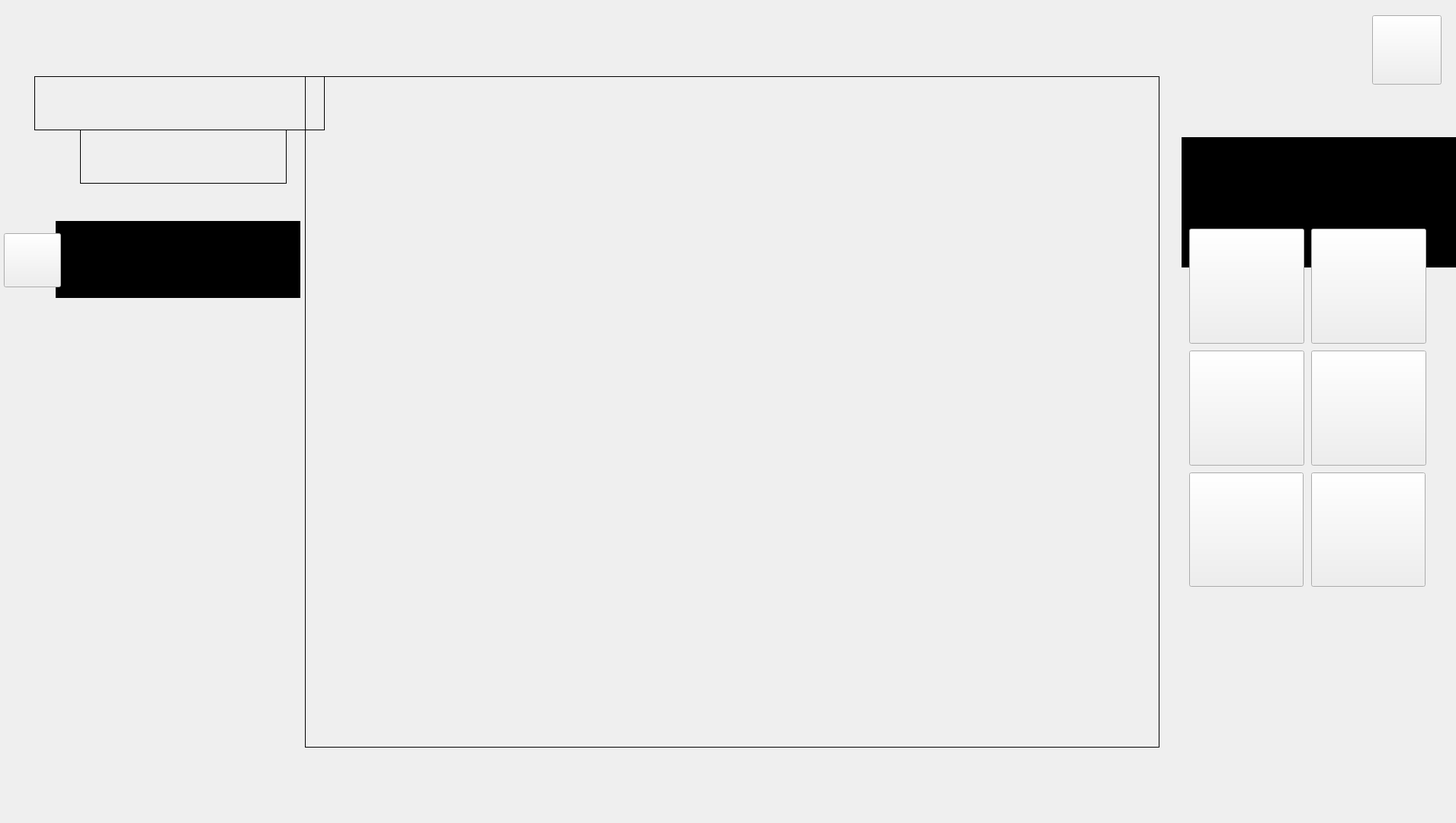
<?xml version="1.0" encoding="UTF-8"?>
<ui version="4.0">
 <class>Form</class>
 <widget class="QWidget" name="Form">
  <property name="geometry">
   <rect>
    <x>0</x>
    <y>0</y>
    <width>1910</width>
    <height>1080</height>
   </rect>
  </property>
  <property name="windowTitle">
   <string>Form</string>
  </property>
  <widget class="QPushButton" name="LipsButton">
   <property name="enabled">
    <bool>true</bool>
   </property>
   <property name="geometry">
    <rect>
     <x>1560</x>
     <y>300</y>
     <width>151</width>
     <height>151</height>
    </rect>
   </property>
   <property name="styleSheet">
    <string notr="true">background-image: url(:/newPrefix/lips.png);
border-color: rgb(255, 255, 255);</string>
   </property>
   <property name="text">
    <string/>
   </property>
  </widget>
  <widget class="QPushButton" name="EyesButton">
   <property name="geometry">
    <rect>
     <x>1560</x>
     <y>460</y>
     <width>151</width>
     <height>151</height>
    </rect>
   </property>
   <property name="styleSheet">
    <string notr="true">background-image: url(:/newPrefix/eye.png);
border-color: rgb(255, 255, 255);</string>
   </property>
   <property name="text">
    <string/>
   </property>
  </widget>
  <widget class="QPushButton" name="BlingButton">
   <property name="geometry">
    <rect>
     <x>1720</x>
     <y>300</y>
     <width>151</width>
     <height>151</height>
    </rect>
   </property>
   <property name="styleSheet">
    <string notr="true">background-image: url(:/newPrefix/bling.png);</string>
   </property>
   <property name="text">
    <string/>
   </property>
  </widget>
  <widget class="QPushButton" name="BlushButton">
   <property name="geometry">
    <rect>
     <x>1720</x>
     <y>460</y>
     <width>151</width>
     <height>151</height>
    </rect>
   </property>
   <property name="styleSheet">
    <string notr="true">border-color: rgb(255, 255, 255);</string>
   </property>
   <property name="text">
    <string/>
   </property>
   <property name="iconSize">
    <size>
     <width>150</width>
     <height>150</height>
    </size>
   </property>
  </widget>
  <widget class="QPushButton" name="mirrorButton">
   <property name="geometry">
    <rect>
     <x>1560</x>
     <y>620</y>
     <width>150</width>
     <height>150</height>
    </rect>
   </property>
   <property name="text">
    <string/>
   </property>
  </widget>
  <widget class="QPushButton" name="closeButton">
   <property name="geometry">
    <rect>
     <x>1800</x>
     <y>20</y>
     <width>91</width>
     <height>91</height>
    </rect>
   </property>
   <property name="text">
    <string/>
   </property>
  </widget>
  <widget class="QLabel" name="imgLabel">
   <property name="geometry">
    <rect>
     <x>400</x>
     <y>100</y>
     <width>1121</width>
     <height>881</height>
    </rect>
   </property>
   <property name="frameShape">
    <enum>QFrame::Box</enum>
   </property>
   <property name="text">
    <string/>
   </property>
  </widget>
  <widget class="QLabel" name="timeLabel">
   <property name="geometry">
    <rect>
     <x>45</x>
     <y>100</y>
     <width>381</width>
     <height>71</height>
    </rect>
   </property>
   <property name="font">
    <font>
     <weight>75</weight>
     <bold>true</bold>
    </font>
   </property>
   <property name="styleSheet">
    <string notr="true">border: 1px solid black;</string>
   </property>
   <property name="text">
    <string/>
   </property>
  </widget>
  <widget class="QTextEdit" name="Mirrorex">
   <property name="geometry">
    <rect>
     <x>1550</x>
     <y>180</y>
     <width>391</width>
     <height>171</height>
    </rect>
   </property>
   <property name="font">
    <font>
     <family>Nyala</family>
     <pointsize>18</pointsize>
    </font>
   </property>
   <property name="styleSheet">
    <string notr="true">background-color: black;
color: white;
border: 1px solid black;</string>
   </property>
   <property name="frameShadow">
    <enum>QFrame::Raised</enum>
   </property>
   <property name="lineWidth">
    <number>1</number>
   </property>
   <property name="readOnly">
    <bool>true</bool>
   </property>
   <property name="html">
    <string>&lt;!DOCTYPE HTML PUBLIC &quot;-//W3C//DTD HTML 4.0//EN&quot; &quot;http://www.w3.org/TR/REC-html40/strict.dtd&quot;&gt;
&lt;html&gt;&lt;head&gt;&lt;meta name=&quot;qrichtext&quot; content=&quot;1&quot; /&gt;&lt;style type=&quot;text/css&quot;&gt;
p, li { white-space: pre-wrap; }
&lt;/style&gt;&lt;/head&gt;&lt;body style=&quot; font-family:'Nyala'; font-size:18pt; font-weight:400; font-style:normal;&quot;&gt;
&lt;p align=&quot;center&quot; style=&quot; margin-top:12px; margin-bottom:12px; margin-left:0px; margin-right:0px; -qt-block-indent:0; text-indent:0px;&quot;&gt;&lt;span style=&quot; font-size:22pt;&quot;&gt; &lt;/span&gt;&lt;/p&gt;&lt;/body&gt;&lt;/html&gt;</string>
   </property>
   <property name="textInteractionFlags">
    <set>Qt::NoTextInteraction</set>
   </property>
  </widget>
  <widget class="QTextEdit" name="Mirrortitle">
   <property name="geometry">
    <rect>
     <x>73</x>
     <y>290</y>
     <width>321</width>
     <height>101</height>
    </rect>
   </property>
   <property name="font">
    <font>
     <family>Nyala</family>
     <pointsize>18</pointsize>
    </font>
   </property>
   <property name="styleSheet">
    <string notr="true">background-color: black;
color: white;
border: 1px solid black;</string>
   </property>
   <property name="frameShadow">
    <enum>QFrame::Raised</enum>
   </property>
   <property name="lineWidth">
    <number>1</number>
   </property>
   <property name="readOnly">
    <bool>true</bool>
   </property>
   <property name="html">
    <string>&lt;!DOCTYPE HTML PUBLIC &quot;-//W3C//DTD HTML 4.0//EN&quot; &quot;http://www.w3.org/TR/REC-html40/strict.dtd&quot;&gt;
&lt;html&gt;&lt;head&gt;&lt;meta name=&quot;qrichtext&quot; content=&quot;1&quot; /&gt;&lt;style type=&quot;text/css&quot;&gt;
p, li { white-space: pre-wrap; }
&lt;/style&gt;&lt;/head&gt;&lt;body style=&quot; font-family:'Nyala'; font-size:18pt; font-weight:400; font-style:normal;&quot;&gt;
&lt;p align=&quot;center&quot; style=&quot; margin-top:12px; margin-bottom:12px; margin-left:0px; margin-right:0px; -qt-block-indent:0; text-indent:0px;&quot;&gt;&lt;span style=&quot; font-size:22pt;&quot;&gt; &lt;/span&gt;&lt;/p&gt;&lt;/body&gt;&lt;/html&gt;</string>
   </property>
   <property name="textInteractionFlags">
    <set>Qt::NoTextInteraction</set>
   </property>
  </widget>
  <widget class="QPushButton" name="apple">
   <property name="geometry">
    <rect>
     <x>5</x>
     <y>306</y>
     <width>75</width>
     <height>71</height>
    </rect>
   </property>
   <property name="text">
    <string/>
   </property>
  </widget>
  <widget class="QLabel" name="dateLabel">
   <property name="geometry">
    <rect>
     <x>105</x>
     <y>170</y>
     <width>271</width>
     <height>71</height>
    </rect>
   </property>
   <property name="font">
    <font>
     <weight>75</weight>
     <bold>true</bold>
    </font>
   </property>
   <property name="styleSheet">
    <string notr="true">border: 1px solid black;</string>
   </property>
   <property name="text">
    <string/>
   </property>
  </widget>
  <widget class="QPushButton" name="shopButton">
   <property name="geometry">
    <rect>
     <x>1720</x>
     <y>620</y>
     <width>150</width>
     <height>150</height>
    </rect>
   </property>
   <property name="text">
    <string/>
   </property>
  </widget>
  <zorder>Mirrorex</zorder>
  <zorder>imgLabel</zorder>
  <zorder>LipsButton</zorder>
  <zorder>EyesButton</zorder>
  <zorder>BlingButton</zorder>
  <zorder>BlushButton</zorder>
  <zorder>mirrorButton</zorder>
  <zorder>closeButton</zorder>
  <zorder>timeLabel</zorder>
  <zorder>Mirrortitle</zorder>
  <zorder>apple</zorder>
  <zorder>dateLabel</zorder>
  <zorder>shopButton</zorder>
 </widget>
 <resources/>
 <connections/>
</ui>
